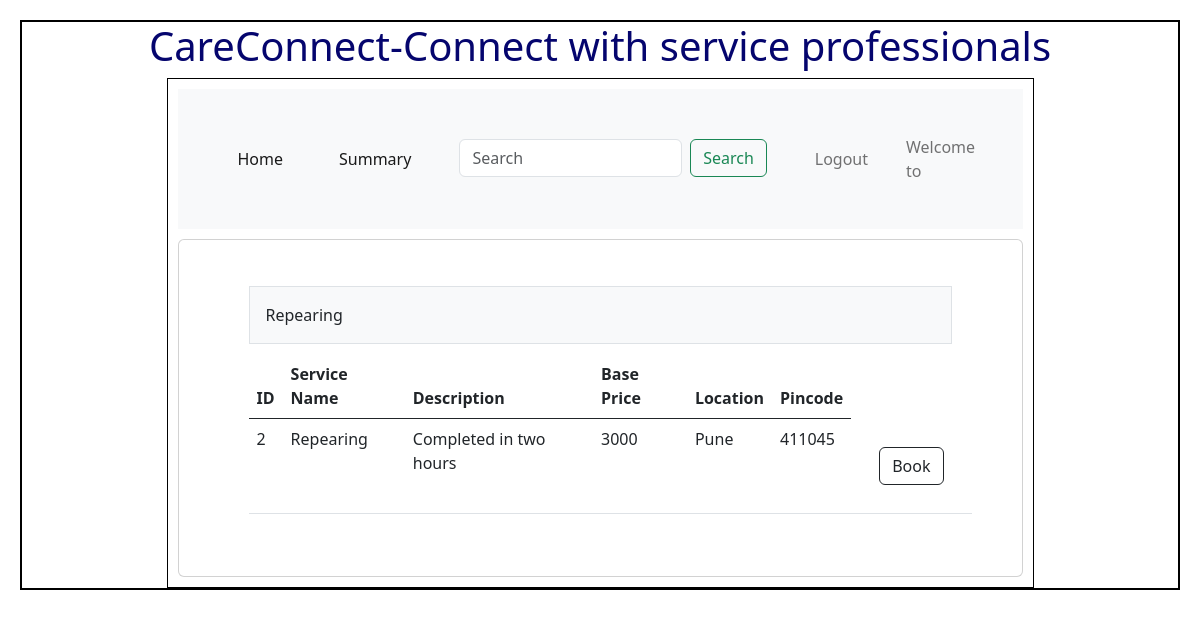
/subservice/2, run on the app's committed database.
### Backend/models.py (models this page shows)
class Service(db.Model):
    __tablename__="Service"
    id = db.Column(db.Integer, primary_key=True)
    name=db.Column(db.String,nullable=False)
    description=db.Column(db.String,nullable=False)
    baseprice=db.Column(db.Integer,default=0.0)
    subservice=db.Column(db.String,nullable=False)
    location=db.Column(db.String,nullable=False)
    pincode=db.Column(db.String,nullable=False)

class subservice(db.Model):
    __tablename__="subservice"
    id = db.Column(db.Integer, primary_key=True)
    name=db.Column(db.String,nullable=False)
    description=db.Column(db.String,nullable=False)
    baseprice=db.Column(db.Integer,default=0.0)
    location=db.Column(db.String,nullable=False)
    pincode=db.Column(db.String,nullable=False)
    service_id = db.Column(db.Integer, db.ForeignKey('Service.id'), nullable=False)

### Backend/controllers.py (the view)
@app.route("/subservice/<id>")
def Subservice(id):
    service=Service.query.get(id)
    if service:
        subservices = subservice.query.filter_by(id=id).all()
        return render_template("subservice.html",subservices=subservices,service=service)
    return render_template("Customerdashboard.html",msg="No Services Found")

### Templates/subservice.html (shortened to what this page needs)
{%extends "admin_layout.html"%}
{%block content%}
                    <div class="card">
                    <div class="card-body">
                        <div class="container px-4">
                            <div class="row gx-5">
                                <div class="col">
                                    <div class="p-3 border bg-light table-responsive">{{service.name}}</div>
                                        <table class="table">
                                            <thead>
                                                <tr>
                                                <th scope="col">ID</th>
                                                <th scope="col">Service Name</th>
                                                <th scope="col">Description</th>
                                                <th scope="col">Base Price</th>
                                                <th scope="col">Location</th>
                                                <th scope="col">Pincode</th>
                                                </tr>
                                            </thead>
                                            <tbody>
                                                {%if subservices%}
                                                    {%for subservice in subservices%}
                                                <tr>
                                                    <td>{{ subservice.id }}</td>
                                                    <td>{{ subservice.name }}</td>
                                                    <td>{{subservice.description}}</td>
                                                    <td>{{ subservice.baseprice }}</td>
                                                    <td>{{subservice.location}}</td>
                                                    <td>{{subservice.pincode}}</td>
                                                    <td>{{ subservice.action }}
                                                    <div class="d-grid gap-2 d-md-flex justify-content-md-end">
                                                        <a href="/booking/{{ subservice.id }}" type="button" class="btn btn-outline-dark btn-small">Book</a></div>
                                                    </div>
                                                    {%endfor%}
                                                {%else%}
                                                    <h3 class = "center"> No subservices found</h3>
                                                {%endif%}
                                </div>
                            </div>
                        </div>
                    </div>
{%endblock%}

### Static/Styles/main.css (style rules this page uses)
* { margin: 10px; }

### data on the page
Service: name "Repearing"
subservice: id "2", name "Repearing", description "Completed in two hours", baseprice "3000", location "Pune", pincode "411045"
